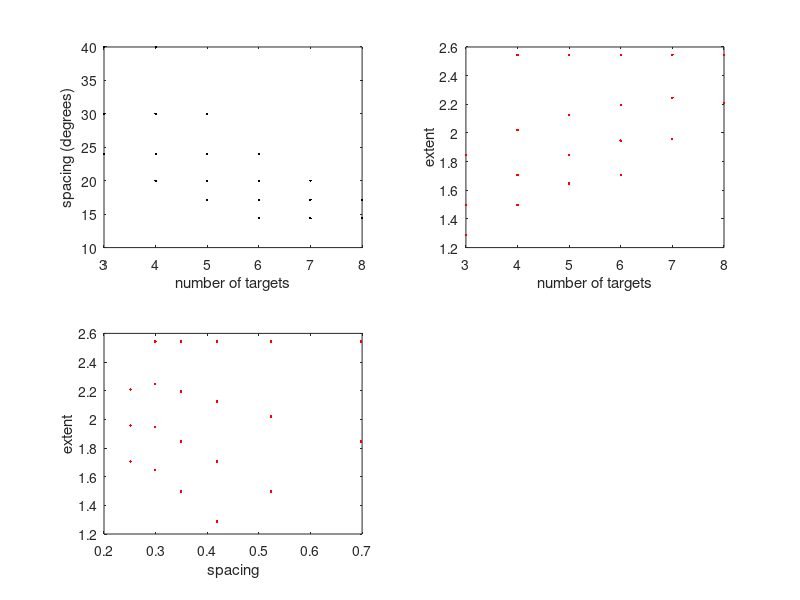

Reproduce this figure in MATLAB.
function [configurations, counts] = occlusiongen()

    % I need to come up with a set of configurations for a visual stimulus
    % such that there are at least two "target numbers" tested for every
    % "target spacing", and there are at least two "target spacings" tested
    % for every "target count." Additionally I want the list to meet some
    % additional constraints. The actual details are unimportant for this
    % blog.

    % I need to be com up with a list of target spacings and corresponding target
    % counts such that:
    % there are at least two densities
    % the targets on the end do not move further from the terminal flankers
    % than their actual spacings
    % the extent of the stimulus is in some range

    %        ( 'spacing', 2*pi ./([8 9 11 12 14 16 18 20 22 24]) ...
    %9 11 13 16 19 23
    
    min_extent_allowed = 85/180 * pi;
    max_extent_allowed = 165/180 * pi;
    configurations = expandGrid...
        ( 'spacing', 2*pi ./([9 12 15 18 21 25]) ...
        , 'nTargets', 3:8 ...
        , 'stepsize', 0.075 ...
        , 'nsteps', 4 ... %fencepost! this means FIVE appearances, FOUR displacements
        );

    %work it out and determine a minimum and maximum 
    configurations.min_distance = configurations.stepsize;
    configurations.traversed = (configurations.nsteps).*configurations.stepsize;
    configurations.extent = configurations.spacing .* (configurations.nTargets - 1) + configurations.traversed + 2*configurations.min_distance;
    configurations.compatible = ((configurations.extent <= max_extent_allowed) & (configurations.extent >= min_extent_allowed))...
        | ((configurations.nTargets == 3) & (configurations.spacing > .35));
    
    configurations.min_extent = configurations.extent;
    configurations.max_extent = configurations.extent;
        
    %now, how many element counts are compatible with each spacing?
    spacingCases = struct...
        ( 'spacing', unique(configurations.spacing)...
        , 'nCases', arrayfun(@(s) sum(configurations.compatible(configurations.spacing==s)), unique(configurations.spacing))...
        , 'nTargets', nan(size(unique(configurations.spacing)))...
        );
    
    %now, how many spacings are available with each element count?
    countCases = struct...
        ( 'spacing', nan(size(unique(configurations.nTargets))) ...
        , 'nCases', arrayfun(@(n)sum(configurations.compatible(configurations.nTargets==n)), unique(configurations.nTargets)) ...
        , 'nTargets', unique(configurations.nTargets) ...
        );
    
    %concatenate the two structures.
    counts = soaCat(1, spacingCases, countCases);
    
    %filter out only those configurations that are compatible
    configurations = soaSubset(configurations, configurations.compatible);
    
    subplot(2,2,1);
    plot(configurations.nTargets, 180/pi * configurations.spacing, 'k.');
    
    xlabel('number of targets');
    ylabel('spacing (degrees)');
    
    %Now I'd like to know how many configurations are compatible with each
    %span of the flankers.
    configurations.extents = cell(size(configurations.compatible));
    %for i = 1:numel(configurations.compatible)
    %    configurations.extents{i} = extents(extents >= configurations.min_extent(i) & extents <= configurations.max_extent(i));
    %end
    %configurations.nExtents = cellfun('prodofsize', configurations.extents);
    subplot(2,2,2);
    plot(configurations.nTargets, configurations.min_extent, 'b.', ...
         configurations.nTargets,configurations.max_extent, 'r.');
    xlabel('number of targets');
    ylabel('extent');
    
    subplot(2,2,3);
    plot(configurations.spacing, configurations.min_extent, 'b.', ...
        configurations.spacing,configurations.max_extent, 'r.')
    xlabel('spacing');
    ylabel('extent');
end

function out = soaCat(along, varargin)
    out = mstructfun(@(varargin)cat(along, varargin{:}), varargin{:});
end

function out = soaSubset(soa, set)
    out = structfun(@(x)x(set), soa, 'UniformOutput', 0);
end

function varargout = mstructfun(f, varargin)
    %How silly of me to think that STRUCTFUN could be used like the above,
    %but "STRUCTFUN only iterates over the fields of one structure." How
    %useless is that?
    fnames = fieldnames(varargin{1});
    [varargout{1:nargout}] = cellfun(@inner, fnames, 'UniformOutput', 0);
    function varargout = inner(fname)
        args = cellfun(@(x)x.(fname), varargin, 'UniformOutput', 0);
        [varargout{1:nargout}] = f(args{:});
    end

    varargout = cellfun(@structify, varargout, 'UniformOutput', 0);
    function out = structify(s)
        stargs = cat(1, fnames(:)', arrayfun(@(x)x,s(:)','UniformOutput', 0));
            out = struct(stargs{:});
    end
end 

function varargout = doCall(fn, c)
    [varargout{1:nargout}] = fn(c{:});
end

function grid = expandGrid(varargin)
    names = varargin(1:2:end);
    args = varargin(2:2:end);
    sizes = cellfun('prodofsize', args);
    indices = fullfact(sizes);
    grid = cellfun...
        ( @(arg, ix)reshape(arg(ix), size(ix)) ...
        , args, num2cell(indices, 1)...
        , 'UniformOutput', 0);
    grid = cell2struct(grid, names, 2);
end

%Our Experiment is as follows.
%Simului are only tested at one eccentricity.
%Stimuli are flanked at either end. 
%The angle spanning the two flankers is between 90 and 135 degrees,
%on either the left or right (or top or bottom?) side of the display.
%In separate blocks, we test on left and right sides of the display.
%The list of available stimuli is such that more than one target spacing is
%tested for each target count, and more than one target count is tested for
%each target.
